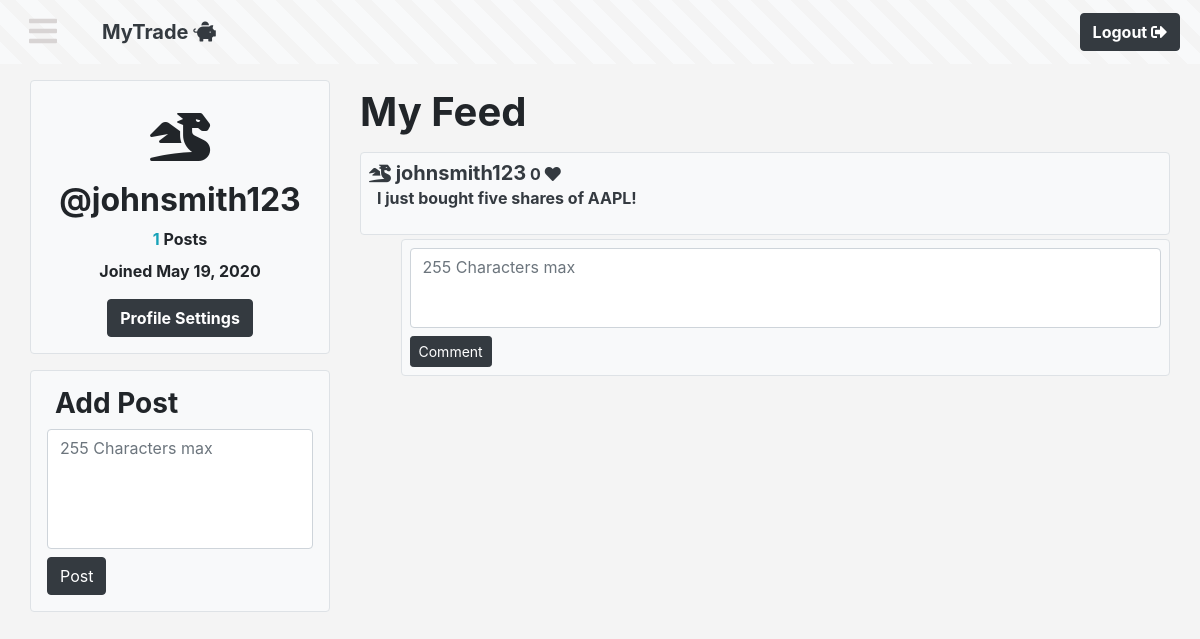
Before: /feed (signed in) with the older database file.
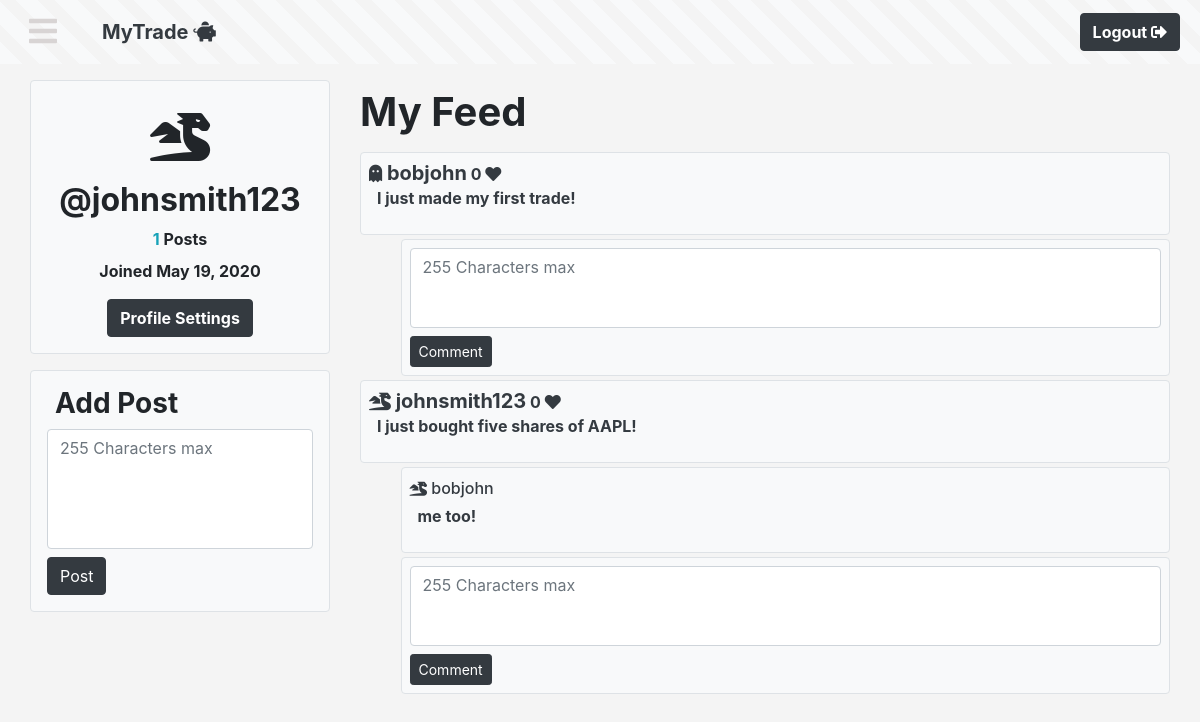
After: the same page with the newer database file.
### myTrade_app/models.py (models this page shows)
class Post(models.Model):
    content = models.CharField(max_length=255)
    poster = models.ForeignKey(User, related_name="posts", on_delete=models.CASCADE)
    user_who_liked = models.ManyToManyField(User, related_name="liked_posts")
    created_at = models.DateTimeField(auto_now_add=True)
    updated_at = models.DateTimeField(auto_now=True)

class User(models.Model):
    first_name = models.CharField(max_length=50)
    last_name = models.CharField(max_length=50)
    email = models.CharField(max_length=100)
    username = models.CharField(max_length=30)
    bio = models.CharField(max_length=255)
    avatar = models.CharField(max_length=25)
    password = models.CharField(max_length=255)
    account_balance = models.FloatField(default=0.00)
    created_at = models.DateTimeField(auto_now_add=True)
    updated_at = models.DateTimeField(auto_now=True)
    objects = UserManager()

class Comment(models.Model):
    content = models.CharField(max_length=255)
    post = models.ForeignKey(Post, related_name="comments", on_delete=models.CASCADE)
    commenter = models.ForeignKey(User, related_name="comments", on_delete=models.CASCADE)
    created_at = models.DateTimeField(auto_now_add=True)
    updated_at = models.DateTimeField(auto_now=True)

### myTrade_app/views.py (the view)
# urls.py: path('feed', views.feed),
def feed(request):
    if 'id' not in request.session:
        return redirect('/')
    logged_user = User.objects.get(id=request.session['id'])
    posts = Post.objects.all().order_by("-created_at")
    comments = Comment.objects.all()
    context = {
        'user': logged_user,
        'posts': posts,
        'comments': comments,
    }
    return render(request, 'feed.html', context)

### myTrade_app/templates/feed.html (shortened to what this page needs)
<!DOCTYPE html>
<html lang="en">
<head>
    {% load static %}
    <link rel="stylesheet" href="https://stackpath.bootstrapcdn.com/bootstrap/4.4.1/css/bootstrap.min.css">
    <link rel="stylesheet" href="https://cdnjs.cloudflare.com/ajax/libs/font-awesome/5.13.0/css/all.min.css" />
    <link rel="stylesheet" href="{% static 'css/feed.css' %}">
    <link rel="stylesheet" href="{% static 'css/style.css' %}">
</head>
<body >
    <div id="all-content">
        <nav class="navbar navbar-expand pinstripe">
            <a role="button" class=" mr-3 btn" onclick="openNav()"><i class="text-hamburger fas fa-bars fa-2x"></i></a>
            <div class="container">
                <a href="/" class="navbar-brand text-dark px-3 py-2 font-weight-bold ">MyTrade <i class="fas fa-piggy-bank"></i></a>
                <ul class="navbar-nav">
                    <li><a href="logout" role="button" class="btn btn-dark nav-item mr-1 font-weight-bold">Logout <i class="fas fa-sign-out-alt"></i></a></li>
                </ul>
            </div>
        </nav>
        <div class="wrapper-left profile font-weight-bold">
            <div class="inner-profile bg-light mt-3 border rounded text-center p-3">
                <div class="avatar p-3 mb-1">
                    <i class=" fas {{user.avatar}} fa-3x"></i>
                </div>
                <h2 class="font-weight-bold">@{{user.username}}</h2>
                <a href="" class="text-info">{{ user.posts.count }}</a> <span class="brand">Posts</span>
                <p class="brand mt-2">Joined {{ user.created_at|date:"M d, Y"  }}</p>
                <a href="/profile_settings" role="button" class="btn btn-dark font-weight-bold">Profile Settings</a>
            </div>
            <div class="new-post border rounded p-2 my-3 bg-light">
                <form action="/create_post" class="p-2" method="post">
                    <h3 class="ml-2 font-weight-bold">Add Post</h3>
                    <textarea type="text" name="content" class="form-control post_text" placeholder="255 Characters max"></textarea>
                    <button class="btn btn-dark mt-2">Post</button>
                </form>
            </div>
        </div><div class="wrapper-right ">
            <div class="posts font-weight-bold py-4">
                <h1 class="mb-3 font-weight-bold">My Feed</h1>
                {% for post in posts %}
                <div class="post border rounded p-2 bg-light mb-1">
                    <a href="/view_profile/{{post.poster.id}}" class="h5 text-dark font-weight-bold"> <i class="fas {{post.poster.avatar}} fa-sm"></i> {{ post.poster.username }}</a>
                    {% if post.poster == user %}
                    <span class="text-dark">{{ post.user_who_liked.count }} <i class="fas fa-heart"></i></span>
                    {% elif post.poster != user %}
                    <a href="/like/{{post.id}}" class="text-dark like">{{ post.user_who_liked.count }} <i class="fas fa-heart"></i></a>
                    {% endif %}
                    <p class="text-dark px-2">{{ post.content }}</p>
                </div>
                {% for comment in post.comments.all %}
                <div class="comment border rounded p-2 mb-1 bg-light">
                    <a href="/view_profile/{{comment.commenter.id}}" class="h6 text-dark "> <i class="fas {{post.poster.avatar}} fa-sm"></i> {{ comment.commenter.username }}</a>
                    <p class="text-dark px-2 mt-1">{{ comment.content }}</p>
                </div>
                {% endfor %}
                <div class="new-comment border rounded mb-1 p-2 bg-light">
                    <form action="/create_comment" method="post">
                        <textarea type="text" name="content" class="form-control comment_text" placeholder="255 Characters max"></textarea>
                        <button class="btn btn-sm btn-dark mt-2">Comment</button>
                    </form>
                </div>
                {% endfor %}
            </div>
        </div>
    </div>
</body>
</html>

Changed rows visible on the page:
added Post: poster.username "bobjohn", user_who_liked.count "0", content "I just made my first trade!"
added Comment: commenter.username "bobjohn", content "me too!", shown under Post "I just bought five shares of AAPL!"
